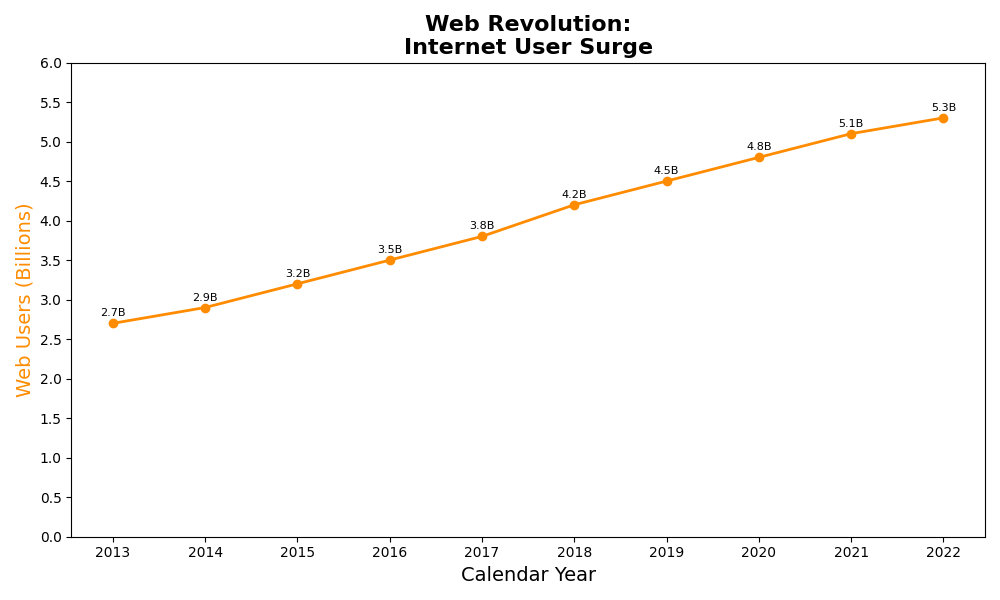

Generate this figure with Python:
import matplotlib.pyplot as plt
import numpy as np

years = np.array([2013, 2014, 2015, 2016, 2017, 2018, 2019, 2020, 2021, 2022])
internet_users = np.array([2.7, 2.9, 3.2, 3.5, 3.8, 4.2, 4.5, 4.8, 5.1, 5.3])

fig, ax1 = plt.subplots(figsize=(10, 6))

ax1.plot(years, internet_users, marker='o', linestyle='-', linewidth=2, color='darkorange')
for i, txt in enumerate(internet_users):
    ax1.annotate(f'{txt}B', (years[i], internet_users[i]), textcoords="offset points", xytext=(0,5), ha='center', fontsize=8)

plt.title("Web Revolution:\nInternet User Surge", fontsize=16, fontweight='bold')
ax1.set_xlabel("Calendar Year", fontsize=14)
ax1.set_ylabel("Web Users (Billions)", fontsize=14, color='darkorange')

ax1.set_xticks(years)
ax1.set_yticks(np.arange(0, 6.5, 0.5))

plt.tight_layout()
plt.show()
